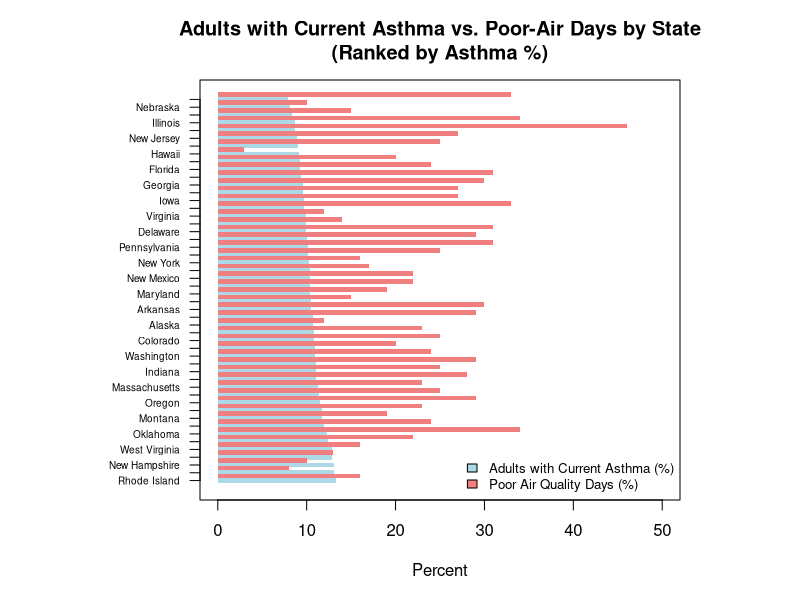
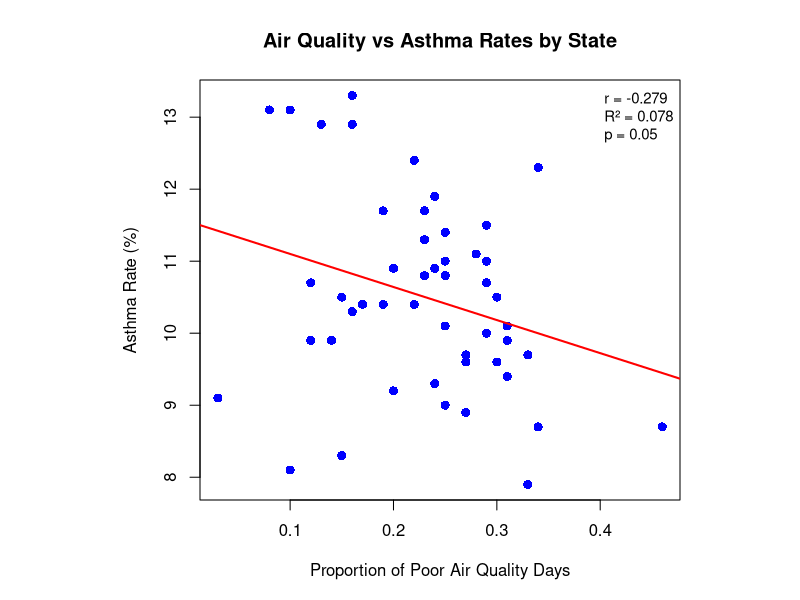
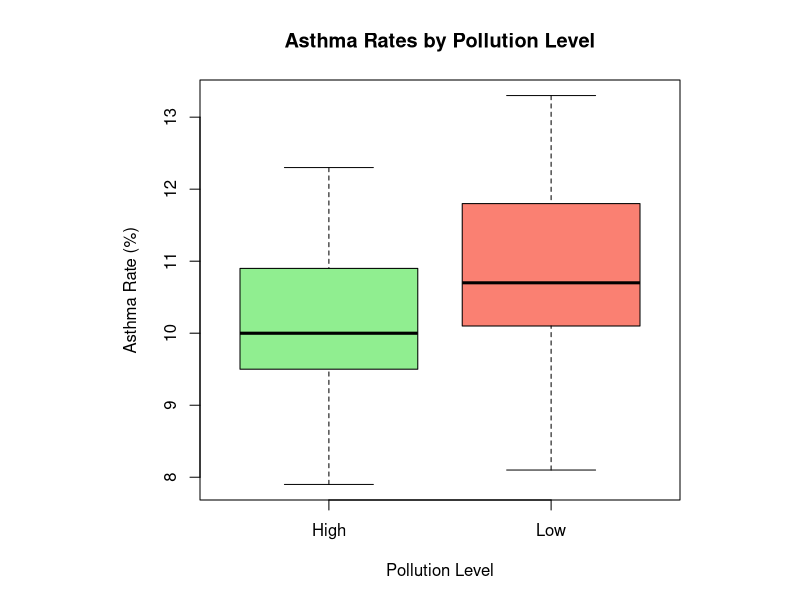

These figures' R source, in order:
## ---- chunk 1
knitr::opts_chunk$set(echo = TRUE)
## ---- chunk 2
# Load the data
air_data <- data.frame(
  State = c("Alabama", "Alaska", "Arizona", "Arkansas", "California", "Colorado", "Connecticut", "Delaware", "Florida", "Georgia", "Hawaii", "Idaho", "Illinois", "Indiana", "Iowa", "Kansas", "Kentucky", "Louisiana", "Maine", "Maryland", "Massachusetts", "Michigan", "Minnesota", "Mississippi", "Missouri", "Montana", "Nebraska", "Nevada", "New Hampshire", "New Jersey", "New Mexico", "New York", "North Carolina", "North Dakota", "Ohio", "Oklahoma", "Oregon", "Pennsylvania", "Rhode Island", "South Carolina", "South Dakota", "Tennessee", "Texas", "Utah", "Vermont", "Virginia", "Washington", "West Virginia", "Wisconsin", "Wyoming"),
  Poor_Air = c(0.27, 0.12, 0.33, 0.3, 0.46, 0.25, 0.22, 0.31, 0.24, 0.3, 0.03, 0.28, 0.34, 0.25, 0.27, 0.29, 0.23, 0.29, 0.08, 0.19, 0.23, 0.24, 0.14, 0.31, 0.22, 0.19, 0.1, 0.25, 0.1, 0.27, 0.22, 0.16, 0.2, 0.17, 0.25, 0.34, 0.29, 0.31, 0.16, 0.25, 0.15, 0.23, 0.33, 0.29, 0.13, 0.12, 0.24, 0.16, 0.2, 0.15),
  Asthma = c(9.6, 10.7, 9.7, 10.5, 8.7, 10.8, 12.4, 9.9, 9.3, 9.6, 9.1, 11.1, 8.7, 11, 9.7, 10.7, 10.8, 10, 13.1, 10.4, 11.3, 11.9, 9.9, 9.4, 10.4, 11.7, 8.1, 10.1, 13.1, 8.9, 10.4, 10.3, 9.2, 10.4, 11.4, 12.3, 11.5, 10.1, 13.3, 9, 8.3, 11.7, 7.9, 11, 12.9, 9.9, 10.9, 12.9, 10.9, 10.5)
)
## ---- chunk 3
# Use the existing air_data from our environment
# Convert to appropriate format and calculate percentages
df <- data.frame(
  State = air_data$State,
  asthma_pct = air_data$Asthma,
  poor_air_pct = air_data$Poor_Air * 100  # Convert proportion to percentage
)

# Sort by asthma percentage (descending)
df <- df[order(-df$asthma_pct), ]

# Set up plotting parameters
par(mar = c(5, 10, 4, 6))  # Adjust margins for state names
y_pos <- 1:nrow(df)  # Y positions for bars

# Create empty plot
plot(0, 0, type = "n", 
     xlim = c(0, 50), 
     ylim = c(0.5, nrow(df) + 0.5),
     xlab = "Percent", 
     ylab = "",
     main = "Adults with Current Asthma vs. Poor-Air Days by State\n(Ranked by Asthma %)",
     yaxt = "n")  # No default y-axis

# Add asthma bars (blue)
barplot_height <- df$asthma_pct
rect(xleft = 0, ybottom = y_pos - 0.3, 
     xright = barplot_height, ytop = y_pos + 0.3,
     col = "lightblue", border = NA)

# Add air quality bars (red) - offset slightly
barplot_height_air <- df$poor_air_pct
rect(xleft = 0, ybottom = y_pos - 0.3 + 0.6, 
     xright = barplot_height_air, ytop = y_pos + 0.3 + 0.6,
     col = "lightcoral", border = NA)

# Add state names
axis(2, at = y_pos, labels = df$State, las = 1, cex.axis = 0.6)

# Add legend
legend("bottomright", 
       legend = c("Adults with Current Asthma (%)", "Poor Air Quality Days (%)"),
       fill = c("lightblue", "lightcoral"),
       cex = 0.8,
       bty = "n")
## ---- chunk 4
## 1st Analysis: Linear Regression - Air Quality vs Asthma Rates

# Scatter plot with regression line
plot(air_data$Poor_Air, air_data$Asthma,
     xlab = "Proportion of Poor Air Quality Days",
     ylab = "Asthma Rate (%)",
     main = "Air Quality vs Asthma Rates by State",
     pch = 16, col = "blue", cex = 1.2)

# Add regression line
model <- lm(Asthma ~ Poor_Air, data = air_data)
abline(model, col = "red", lwd = 2)

# Calculate statistics
correlation <- cor(air_data$Poor_Air, air_data$Asthma)
r_squared <- summary(model)$r.squared
p_value <- summary(model)$coefficients[2,4]

# Create comprehensive results table
regression_stats <- data.frame(
  Statistic = c("Correlation Coefficient", "R-squared", "Adjusted R-squared", 
                "Overall Model p-value", "Regression p-value", "Observations"),
  Value = c(round(correlation, 3),
            round(r_squared, 3),
            round(summary(model)$adj.r.squared, 3),
            round(pf(summary(model)$fstatistic[1], summary(model)$fstatistic[2], 
                     summary(model)$fstatistic[3], lower.tail = FALSE), 4),
            round(p_value, 4),
            nrow(air_data))
)

# Display model statistics
knitr::kable(regression_stats, caption = "Linear Regression Model Summary")

# Create coefficients table
coefficients_table <- data.frame(
  Term = c("Intercept", "Poor Air Quality"),
  Estimate = c(round(coef(model)[1], 3), round(coef(model)[2], 3)),
  Std_Error = c(round(summary(model)$coefficients[1,2], 3), 
                round(summary(model)$coefficients[2,2], 3)),
  t_value = c(round(summary(model)$coefficients[1,3], 3), 
              round(summary(model)$coefficients[2,3], 3)),
  p_value = c(round(summary(model)$coefficients[1,4], 4), 
              round(summary(model)$coefficients[2,4], 4))
)

knitr::kable(coefficients_table, caption = "Regression Coefficients")

# Add clean statistics to plot
legend("topright", 
       legend = c(paste("r =", round(correlation, 3)),
                  paste("R² =", round(r_squared, 3)),
                  paste("p =", ifelse(p_value < 0.001, "< 0.001", round(p_value, 3)))),
       bty = "n", cex = 0.9)
## ---- chunk 5
## 2nd Analysis: T-test comparing asthma rates between high and low pollution states

# Create a new variable for pollution level based on the median of Poor_Air
air_data$Pollution_Level <- ifelse(air_data$Poor_Air > median(air_data$Poor_Air), "High", "Low")
air_data$Pollution_Level <- factor(air_data$Pollution_Level)

# Perform an independent two-sample t-test
t_test_result <- t.test(Asthma ~ Pollution_Level, data = air_data)

# Calculate group means
group_means <- tapply(air_data$Asthma, air_data$Pollution_Level, mean)

# Create a results table
results_table <- data.frame(
  Statistic = c("High Pollution Mean", "Low Pollution Mean", 
                "t-statistic", "p-value", "95% CI Lower", "95% CI Upper"),
  Value = c(round(group_means["High"], 2),
            round(group_means["Low"], 2),
            round(t_test_result$statistic, 3),
            round(t_test_result$p.value, 4),
            round(t_test_result$conf.int[1], 3),
            round(t_test_result$conf.int[2], 3))
)

# Display the table
knitr::kable(results_table, caption = "T-Test Results: Asthma Rates by Pollution Level")

# Create a boxplot to visualize the difference
boxplot(Asthma ~ Pollution_Level, 
        data = air_data,
        main = "Asthma Rates by Pollution Level",
        xlab = "Pollution Level", 
        ylab = "Asthma Rate (%)",
        col = c("lightgreen", "salmon"))
